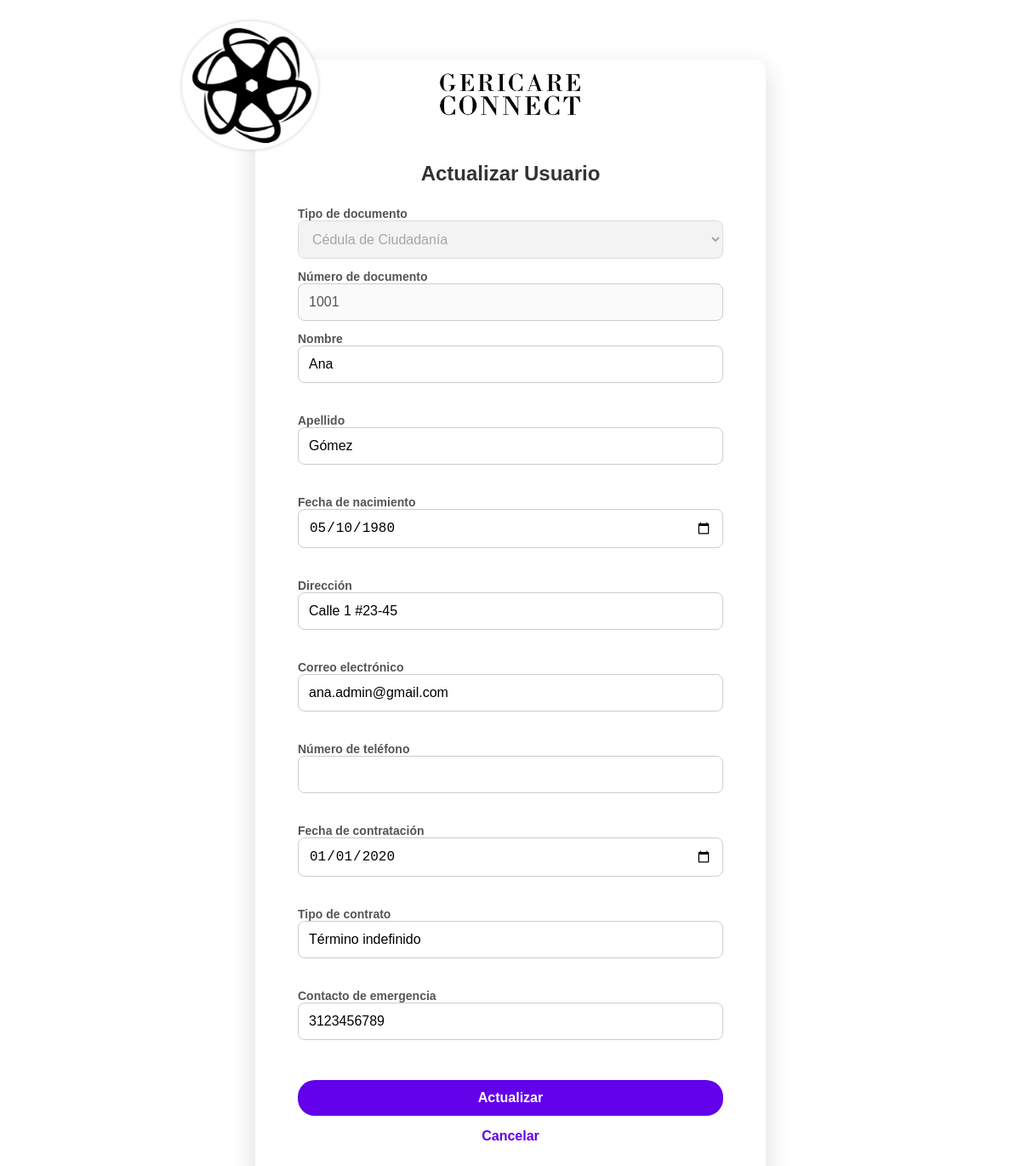
The app's page /controllers/index-login/actualizar_controller.php?id=1 (signed in) with its own data.
### tables this page shows
create table tb_usuario (
    id_usuario int primary key auto_increment,
    tipo_documento enum('CC','CE','PA') not null,
    documento_identificacion int not null unique,
    nombre varchar(50) not null,
    apellido varchar(50) not null,
    direccion varchar(250) not null,
    correo_electronico varchar(100) not null unique,
    contraseña varchar(255) not null,
    estado enum('Activo','Inactivo') default 'Activo',
    id_rol int not null,
     
    fecha_contratacion date null,
    tipo_contrato varchar(50) null,
    contacto_emergencia varchar(20) null,
    fecha_nacimiento date null,
     
    parentesco varchar(50) null
);

### models/clases/usuario.php (called while the page is built, shortened)
<?php
    class usuario{
        protected $conn;
        public function __construct() {
            include(__DIR__ . '/../data_base/database.php');
            $this->conn = $conn;
        }
        public function obtenerPorId($id_usuario) {
            try {
                $stmt = $this->conn->prepare("
                    select
                        u.*,
                        t.numero_telefono,
                        r.nombre_rol as roles
                    from tb_usuario u
                    left join tb_telefono t on u.id_usuario = t.id_usuario and t.estado = 'Activo'
                    left join tb_rol r on u.id_rol = r.id_rol
                    where u.id_usuario = ?
                ");
                $stmt->execute([$id_usuario]);
                return $stmt->fetch(PDO::FETCH_ASSOC);
            } catch (Exception $e) {
                throw $e;
            }
        }
    }
?>

### views/index-login/htmls/actualizar_usuario.php (the view, shortened to what this page needs)
<?php
$rolRaw = $datosUsuario['roles'] ?? '';
$rol = ucfirst(strtolower($rolRaw));
$esFamiliar = $rol === 'Familiar';
?>
<!DOCTYPE html>
<html lang="es">
<head>
    <link rel="stylesheet" href="/GericareConnect/views/index-login/files_css/styles.css">
</head>
<body>
<div class="register-container">
    <img src="/GericareConnect/views/imagenes/Geri_Logo-..png" alt="Logo" class="logo">
    <img src="/GericareConnect/views/imagenes/Geri_Logo-.png" alt="Logo" class="logo2">
    <h2>Actualizar Usuario</h2>
    <form id="registerForm" action="/GericareConnect/controllers/index-login/actualizar_controller.php" method="POST" novalidate>
        <div class="form-grid">
            <label class="form-label">Tipo de documento</label>
            <select id="tipo_documento" disabled>
                <option value="CC" <?= $datosUsuario['tipo_documento'] == 'CC' ? 'selected' : '' ?>>Cédula de Ciudadanía</option>
            </select>
            <label class="form-label">Número de documento</label>
            <input type="number" id="documento_identificacion" value="<?= htmlspecialchars($datosUsuario['documento_identificacion']) ?>" disabled>
            <label for="nombre" class="form-label">Nombre</label>
            <input type="text" name="nombre" id="nombre" value="<?= htmlspecialchars($datosUsuario['nombre']) ?>">
            <small id="error-nombre" class="mensaje-error-campo"></small>
            <label for="apellido" class="form-label">Apellido</label>
            <input type="text" name="apellido" id="apellido" value="<?= htmlspecialchars($datosUsuario['apellido']) ?>">
            <small id="error-apellido" class="mensaje-error-campo"></small>
            <label for="fecha_nacimiento" class="form-label">Fecha de nacimiento</label>
            <input type="date" name="fecha_nacimiento" id="fecha_nacimiento" value="<?= htmlspecialchars($datosUsuario['fecha_nacimiento']) ?>">
            <small id="error-fecha_nacimiento" class="mensaje-error-campo"></small>
            <label for="direccion" class="form-label">Dirección</label>
            <input type="text" name="direccion" id="direccion" value="<?= htmlspecialchars($datosUsuario['direccion']) ?>">
            <small id="error-direccion" class="mensaje-error-campo"></small>
            <label for="correo_electronico" class="form-label">Correo electrónico</label>
            <input type="email" name="correo_electronico" id="correo_electronico" value="<?= htmlspecialchars($datosUsuario['correo_electronico']) ?>">
            <small id="error-correo_electronico" class="mensaje-error-campo"></small>
            <label for="numero_telefono" class="form-label">Número de teléfono</label>
            <input type="text" name="numero_telefono" id="numero_telefono" value="<?= htmlspecialchars($datosUsuario['numero_telefono'] ?? '') ?>" required>
            <small id="error-numero_telefono" class="mensaje-error-campo"></small>
            <div id="campos-cuidador-admin" class="campos-rol form-grid" style="<?= $esFamiliar ? 'display:none;' : '' ?>">
                <label for="fecha_contratacion" class="form-label">Fecha de contratación</label>
                <input type="date" name="fecha_contratacion" id="fecha_contratacion" value="<?= htmlspecialchars($datosUsuario['fecha_contratacion'] ?? '') ?>">
                <small id="error-fecha_contratacion" class="mensaje-error-campo"></small>
                <label for="tipo_contrato" class="form-label">Tipo de contrato</label>
                <input type="text" name="tipo_contrato" id="tipo_contrato" value="<?= htmlspecialchars($datosUsuario['tipo_contrato'] ?? '') ?>">
                <small id="error-tipo_contrato" class="mensaje-error-campo"></small>
                <label for="contacto_emergencia" class="form-label">Contacto de emergencia</label>
                <input type="text" name="contacto_emergencia" id="contacto_emergencia" value="<?= htmlspecialchars($datosUsuario['contacto_emergencia'] ?? '') ?>">
                <small id="error-contacto_emergencia" class="mensaje-error-campo"></small>
            </div>
            <?php
            $url_cancelar = '../../views/index-login/htmls/index.html';
            if (isset($_SESSION['nombre_rol'])) {
                switch ($_SESSION['nombre_rol']) {
                    case 'Administrador':
                        $url_cancelar = '/GericareConnect/views/admin/html_admin/admin_pacientes.php';
                        break;
                }
            }
            ?>
            <div id="boton-registro">
                <button type="submit">Actualizar</button>
                <a href="<?= $url_cancelar ?>" class="cancel-button">Cancelar</a>
            </div>
        </div>
    </form>
</div>
</body>
</html>

### controllers/index-login/actualizar_controller.php (shortened to what this page needs)
<?php
require_once (__DIR__ . '/../../models/clases/usuario.php');
$url_retorno = '../../views/index-login/htmls/index.html';
if (isset($_SESSION['nombre_rol'])) {
    switch ($_SESSION['nombre_rol']) {
        case 'Administrador':
            $url_retorno = '../../views/admin/html_admin/admin_pacientes.php';
            break;
    }
}
$usuario = new usuario();
if ($_SERVER['REQUEST_METHOD'] === 'GET' && isset($_GET['id'])) {
    try {
        $datosUsuario = $usuario->obtenerPorId($_GET['id']);
        include_once (__DIR__ . '/../../views/index-login/htmls/actualizar_usuario.php');
        exit;
    } catch (Exception $e) {
        $_SESSION['error'] = $e->getMessage();
        header("Location:" . $url_retorno);
        exit;
    }
}
?>

### views/index-login/files_css/styles.css (style rules this page uses)
html { height: 100%; }
body { font-family: 'Arial', sans-serif; background-image: url('../../imagenes/indeximg1.jpg'); background-size: cover; background-position: center top; background-attachment: fixed; background-repeat: no-repeat; display: flex; justify-content: center; margin: 0; min-height: 100%; padding: 20px 0; overflow-y: auto; animation: fadeIn 1s ease-in-out; }
.register-container { background: rgba(255, 255, 255, 0.95); padding: 2.5rem 50px; border-radius: 15px; box-shadow: 0 10px 30px rgba(0, 0, 0, 0.15); max-width: 500px; width: 90%; display: flex; flex-direction: column; position: relative; animation: fadeInUp 1s ease-in-out; margin-top: 50px; }
.logo { width: 25%; position: absolute; top: -45px; left: -1%; transform: translateX(-50%); background: white; padding: 5px; border-radius: 50%; box-shadow: 0 0 5px rgba(0, 0, 0, 0.2); animation: spin 10s linear infinite; }
.logo2 { width: 170px; position: absolute; top: 10px; left: 50%; transform: translateX(-50%); background: white; }
h2 { color: #333; margin-top: 80px; text-align: center; }
.form-grid { display: grid; grid-template-columns: 1fr; gap: 0.5rem; width: 100%; }
.form-grid input[type="text"], .form-grid input[type="number"], .form-grid input[type="email"], .form-grid input[type="password"], .form-grid input[type="date"], .form-grid select { width: 100%; padding: 12px; border: 1px solid #ccc; border-radius: 8px; box-sizing: border-box; transition: all 0.3s ease; font-size: 16px; }
.form-label { font-size: 14px; font-weight: 600; color: #555; margin-bottom: -8px; margin-top: 5px; }
.mensaje-error-campo { color: red; font-size: 12px; min-height: 15px; }
#boton-registro { margin-top: 1rem; }
button[type="submit"] { padding: 12px; background-color: #6200ea; color: white; font-weight: bold; border: none; border-radius: 20px; cursor: pointer; font-size: 16px; width: 100%; transition: background-color 0.3s ease-in-out; }
.cancel-button { display: block; text-align: center; margin-top: 15px; color: #6200ea; text-decoration: none; font-weight: bold; }

### records on screen
tb_usuario: tipo_documento "Cédula de Ciudadanía", documento_identificacion "1001", nombre "Ana", apellido "Gómez", fecha_nacimiento "05/10/1980", direccion "Calle 1 #23-45", correo_electronico "ana.admin@gmail.com", fecha_contratacion "01/01/2020", tipo_contrato "Término indefinido", contacto_emergencia "3123456789"
